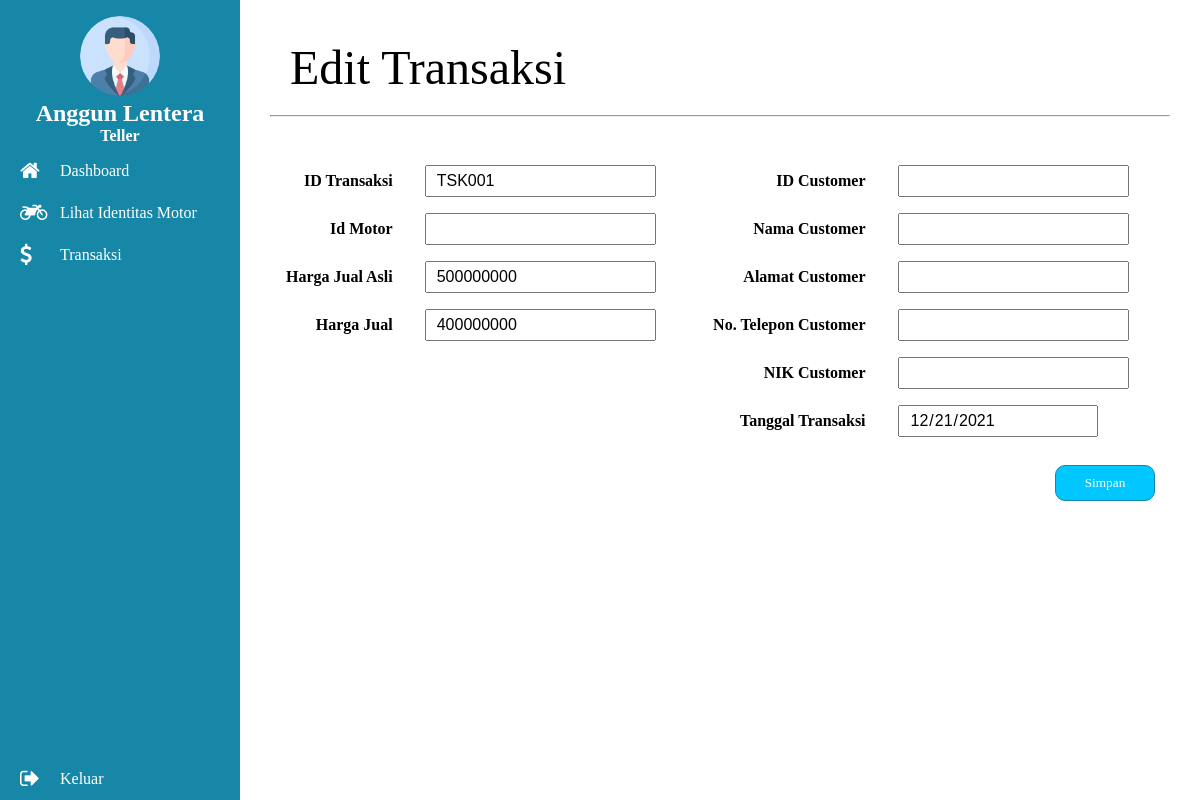
Page /teller/aksi_edit_transaksi.php?id_transaksi=TSK001 (signed in) on the committed database.
### tables this page shows
CREATE TABLE `transaksi` (
  `id_transaksi` varchar(255) NOT NULL,
  `tgl_transaksi` date NOT NULL,
  `id_cust` varchar(255) NOT NULL,
  `id_motor` int(10) NOT NULL,
  `harga_jual` varchar(255) NOT NULL,
  `harga_jual_real` varchar(255) NOT NULL
);

### teller/aksi_edit_transaksi.php (the view, shortened to what this page needs)
<?php
include '../koneksi.php';
$id_transaksi = $_GET['id_transaksi'];
$sql = mysqli_query($koneksi, "SELECT * FROM transaksi where id_transaksi = '$id_transaksi'");
$r = mysqli_fetch_array($sql);
?>
<!DOCTYPE html>
<html>
<head>
    <link rel="stylesheet" type="text/css" href="../style.css">
    <link rel="stylesheet" type="text/css" href="../font-awesome/css/font-awesome.min.css">
</head>
<body>
    <main class="content">
        <?php include 'menu-content.php'; ?>
        <section class="views">
            <div class="view-table">
                <div class="welcome">
                    <h1>Edit Transaksi</h1>
                    <hr />
                </div>
                <div class="table">
                    <form class="form-input" method="POST">
                        <table class="table-input">
                        <tr>
                                <td class="nama-data">ID Transaksi</td>
                                <td><input type="text" name="id_transaksi" class="input-data" value="<?php echo $r['id_transaksi'] ?>" readonly></td>
                                <td class="nama-data">ID Customer</td>
                                <td><input type="text" name="id_cust" class="input-data" value="<?php echo $r['Id_cust'] ?>" readonly></td>
                            </tr>
                            <tr>
                                <td class="nama-data">Id Motor</td>
                                <td><input type="text" name="id_motor" value="<?php echo($r['Id_Kendaraan']) ?>" class="input-data" readonly></td>
                                <td class="nama-data">Nama Customer</td>
                                <td><input type="text" name="nama_cust" value="<?php echo($r['nama_cust']) ?>"  class="input-data" required></td>
                            </tr>
                            <tr>
                                <td class="nama-data">Harga Jual Asli</td>
                                <td><input type="" name="harga_jual_real" value="<?php echo ($r['harga_jual_real']) ?>" class="input-data" readonly></td>
                                <td class="nama-data">Alamat Customer</td>
                                <td><input type="text" name="alamat_cust" value="<?php echo($r['alamat_cust']) ?>" class="input-data" required></td>
                            </tr>
                            <tr>
                                <td class="nama-data">Harga Jual</td>
                                <td><input type="number" name="harga_jual" placeholder="Rp." value="<?php echo $r['harga_jual'] ?>" class="input-data" required></td>
                                <td class="nama-data">No. Telepon Customer</td>
                                <td><input type="number" name="telp_cust" value="<?php echo $r['telp_cust'] ?>" class="input-data" required></td>
                            </tr>
                            <tr>
                                <td class="nama-datas"></td>
                                <td input type="hidden"></td>
                                <td class="nama-data">NIK Customer</td>
                                <td><input type="varchar" name="nik_cust" value="<?php echo $r['nik_cust'] ?>" class="input-data" required></td>
                            </tr>
                            <tr>
                                <td class="nama-datas"></td>
                                <td input type="hidden"></td>
                                <td class="nama-data">Tanggal Transaksi</td>
                                <td><input type="date" name="tgl_transaksi" value="<?php echo $r['tgl_transaksi'] ?>" class="input-data" readonly></td>
                            </tr>
                        </table>
                        <button type="submit" class="btn" name="update" onclick="return confirm('Apakah anda yakin ingin mengupdate data?')">Simpan</button>
                    </form>
                </div>
            </div>
        </section>
    </main>
</body>
</html>

### style.css (style rules this page uses)
* { margin: 0; padding: 0; font-family: "corbel"; }
h1 { font-size: 3em; margin: 0 20px 20px 20px; font-weight: normal; }
.content { display: flex; justify-content: space-between; flex-flow: row; }
.input-data { min-width: 200px; height: 32px; padding: 0 10px; box-sizing: border-box; white-space: nowrap; font-size: 1em; font-family: sans-serif; }
.table-input { width: 100%; border: none; }
.nama-data { width: 100px; text-align: right; font-weight: bold; border: 0; white-space: nowrap; }
.table { overflow: auto; overflow-y: auto; }
.form-input { display: flex; justify-content: center; flex-flow: column; }
.btn { display: flex; align-items: center; justify-content: center; margin-top: 20px; margin-right: 15px; height: 36px; min-width: 100px; align-self: flex-end; background-color: #00C7FF; color: white; border: solid 1px #1686a7; cursor: pointer; border-radius: 10px; }
table { border-spacing: 0; border: solid 1px #276678; border-radius: 5px; }
td { padding: 8px 16px; }
.views { display: flex; flex-flow: column; flex-basis: 80%; overflow: auto; box-sizing: border-box; padding: 0 30px; }
.welcome { padding: 40px 0; }

### rows in the picture
transaksi: id_transaksi "TSK001", harga_jual_real "500000000", harga_jual "400000000", tgl_transaksi "12/21/2021"

### other values in the picture
$_SESSION['nama'] "Anggun Lentera"
$_SESSION['hak_akses'] "Teller"
